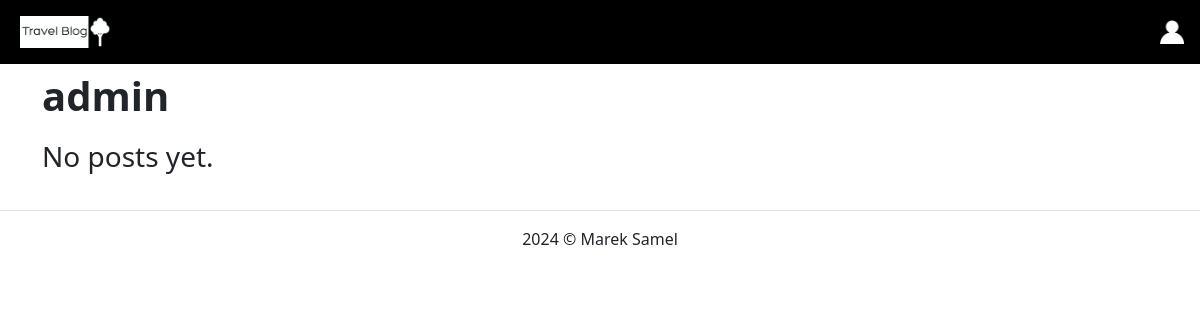
Before: /user/1/ with the older database file.
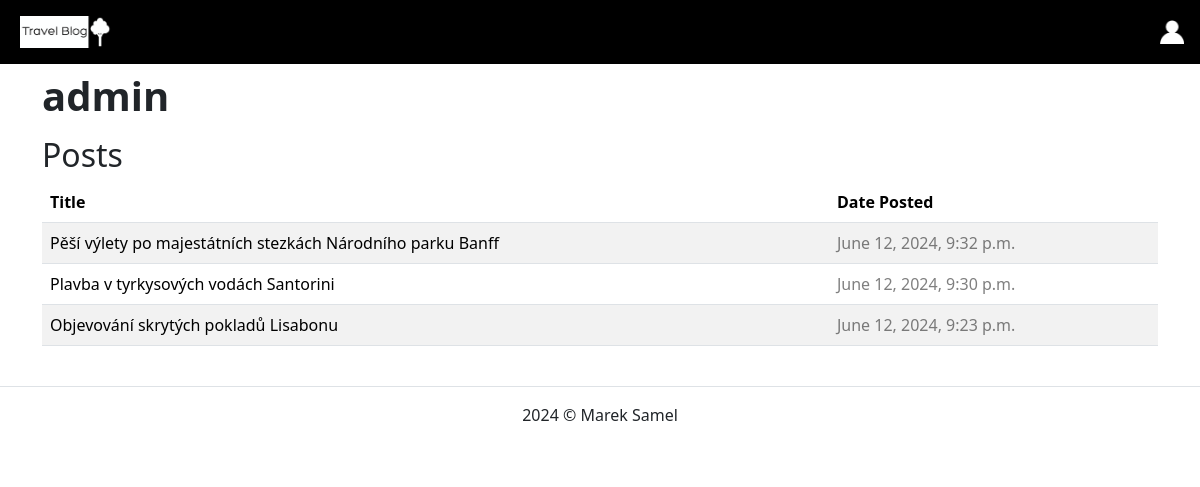
After: the same page with the newer database file.
### app/models.py (models this page shows, shortened)
class Post(models.Model):
    title = models.CharField(max_length=255,
                             verbose_name="Post title",
                             help_text="Enter a title",
                             error_messages={"blank": "Enter a title"})
    content = models.TextField(verbose_name="Post text",
                               help_text="Enter post text",
                               error_messages={"blank": "Enter post text"})
    author = models.ForeignKey(User, on_delete=models.CASCADE,
                               verbose_name="Post author")
    created_at = models.DateTimeField(auto_now_add=True,
                                      verbose_name="Post created at")
    updated_at = models.DateTimeField(auto_now=True,
                                      verbose_name="Post updated at")
    location = models.ForeignKey(Location,
                                 on_delete=models.CASCADE,
                                 verbose_name="Post location",
                                 error_messages={"blank": "Enter post location"})
    image = models.ImageField(upload_to='post_media',
                              verbose_name='Post image',
                              blank=True,
                              null=True)
    class Meta:
        ordering = ['-created_at', '-updated_at', 'title', 'location', 'author']
        verbose_name = 'Post'

### app/views.py (the view)
# urls.py: path('user/<int:pk>/', UserView.as_view(), name='user'),
class UserView(DetailView):
    model = User
    template_name = 'users/user_profile.html'
    context_object_name = 'user'

### app/templates/users/user_profile.html (shortened to what this page needs)
{% extends 'base.html' %}
{% block content %}
    <h1 class="pt-2 pb-2"><b>{{ user.username }}</b></h1>
    {% if user.post_set.all %}
        <h2>Posts</h2>
        <div class="table-responsive">
            <table class="table table-striped">
                <thead>
                    <tr>
                        <th>Title</th>
                        <th>Date Posted</th>
                    </tr>
                </thead>
                <tbody>
                    {% for post in user.post_set.all %}
                        <tr>
                            <td><a href="{% url 'post_detail' post.pk %}" class="text-decoration-none text-black">{{ post.title }}</a></td>
                            <td class="text-black-50">{{ post.created_at }}</td>
                        </tr>
                    {% endfor %}
                </tbody>
            </table>
        </div>
    {% else %}
        <h3 class="pt-1 pb-1">No posts yet.</h3>
    {% endif %}
    <br>
{% endblock %}

Changed rows visible on the page:
added Post: title "Pěší výlety po majestátních stezkách Národního parku Banff", created_at "June 12, 2024, 9:32 p.m."
added Post: title "Plavba v tyrkysových vodách Santorini", created_at "June 12, 2024, 9:30 p.m."
added Post: title "Objevování skrytých pokladů Lisabonu", created_at "June 12, 2024, 9:23 p.m."
Other visible differences:
text no longer shown: "No posts yet."
text now shown: "Posts Title Date Posted"
